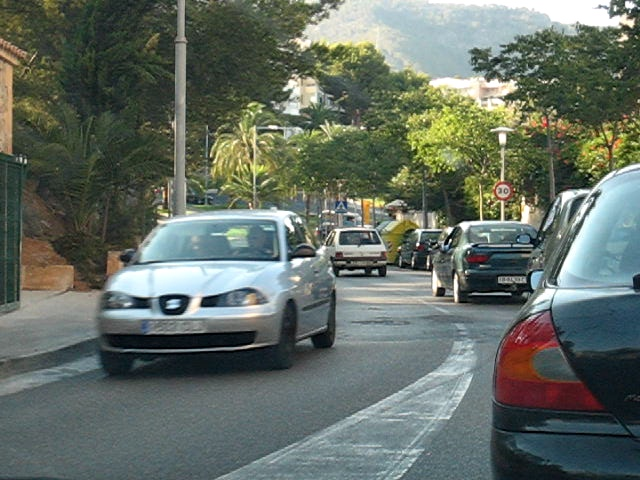
#> input picture Lab3/data/car1.jpg, 640 x 480 px; the run also reads 1 picture not shown here
$ python test_optical_flow.py
#> lines starting #> are read from the running program, lines starting #| are printed output that depends on the picture
import numpy as np
import cv2
import matplotlib.pyplot as plt
from scipy import signal
from scipy.ndimage import maximum_filter
from scipy import signal
import os
import matplotlib
import scipy


def load_images(name_image_t0, name_image_t1, image_dir="./data/"):
    # Load the two images
#> called with name_image_t0 = 'car1.jpg', name_image_t1 = 'car2.jpg', image_dir = './data/'
    I_t0 = cv2.imread(image_dir + name_image_t0, 0)
#> I_t0: shape (480, 640); min 0, max 255, mean 105.6
    I_t1 = cv2.imread(image_dir + name_image_t1, 0)
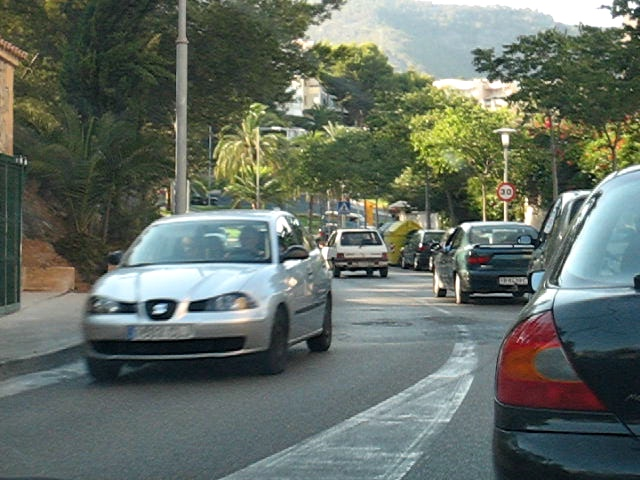
#> input picture Lab3/data/car2.jpg, 640 x 480 px
#> I_t1: shape (480, 640); min 0, max 255, mean 106.1

    # Convert the to np.float32
    I_t0 = I_t0.astype(np.float32)
    I_t1 = I_t1.astype(np.float32)
#> call 2 of load_images, with name_image_t0 = 'plant1.png', name_image_t1 = 'plant2.png', image_dir = './data/'
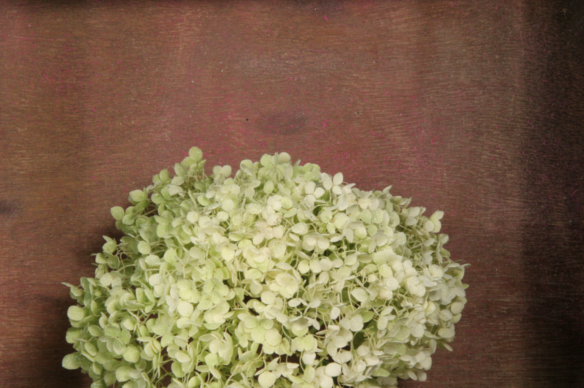
#> input picture Lab3/data/plant1.png, 584 x 388 px
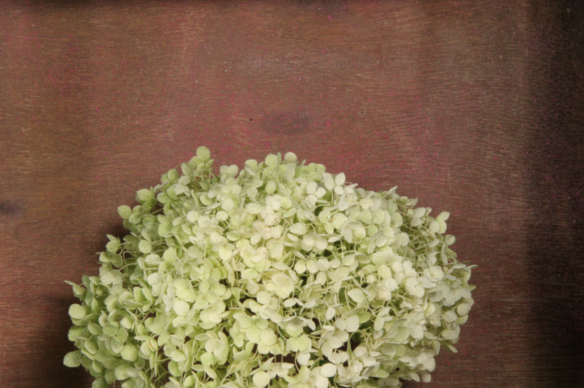
#> input picture Lab3/data/plant2.png, 584 x 388 px
#> call 3 of load_images, with name_image_t0 = 'sphere1.ppm', name_image_t1 = 'sphere2.ppm', image_dir = './data/'
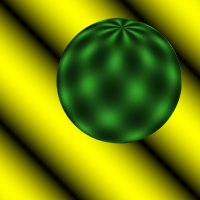
#> input picture Lab3/data/sphere1.ppm, 200 x 200 px
#> in load_images (call 3), `I_t1 = cv2.imread(image_dir + name_image_t1, 0)`:
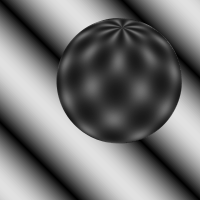
#> I_t1: shape (200, 200); min 0, max 225, mean 114.4
#> in optical_flow_demo, `feature_list = cv2.goodFeaturesToTrack(I_t0, 10000, 0.05, 0.1)`: feature_list = 2199 rows, first 8: [450, 239], [417, 245], [452, 228], [431, 271], [445, 244], [614, 10], [543, 230], [521, 101]

    return I_t0, I_t1


def calculate_derivatives(I_t0, I_t1):
    """
    Obtain x, y and time derivatives of an image.
    """
    # --------------
    #  YOUR CODE HERE
    # --------------
    # Defining the filters
    I_t0 = I_t0 / 255
#> I_t0: shape (480, 640) float32
    I_t1 = I_t1 / 255
#> I_t1: shape (480, 640) float32
    # Convolve to get gradients w.r.to X, Y and T dimensions
    kernel_x = np.array([[-1, 1], [-1, 1]])
    kernel_y = np.array([[-1, -1], [1, 1]])
    kernel_t = np.array([[1, 1], [1, 1]])

    fx = cv2.filter2D(I_t0, -1, kernel_x)  # Gradient over X
    fy = cv2.filter2D(I_t0, -1, kernel_y)  # Gradient over Y
    ft = cv2.filter2D(I_t1, -1, kernel_t) - cv2.filter2D(I_t0, -1, kernel_t)  # Gradient over Time
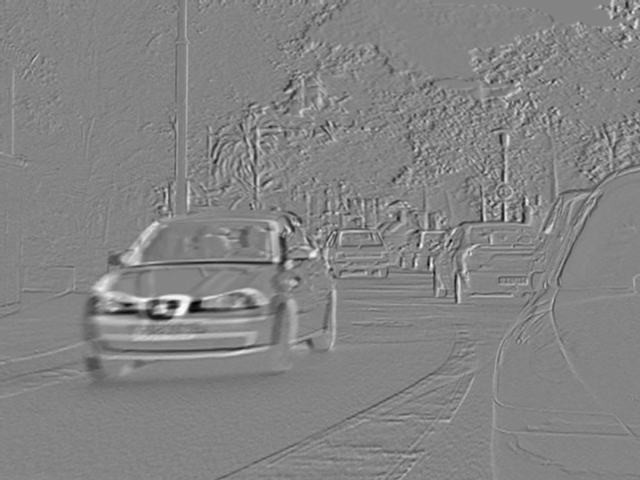
#> ft: shape (480, 640) float32; min -3.78, max 3.54, mean 0.00751; drawn with min black and max white

    return fx, fy, ft


# # Function that separates the image into subregions
# def calculate_subregions(I_t0, I_x, I_y, I_t, region_size):
#     """
#     input: I_t0, I_x, I_y, I_t, region_size
#     I_t0: image at time t0
#     I_x: image x-derivative
#     I_y: image y-derivative
#     I_t: image time derivative
#     region_size: size of the subregions

#     output: sub_I_x, sub_I_y, sub_I_t
#     sub_I_x: subregions of the image x-derivative
#     sub_I_y: subregions of the image y-derivative
#     sub_I_t: subregions of the image time derivative
#     """

#     # --------------
#     # YOUR CODE HERE
#     # --------------
#     height, width = I_t0.shape

#     sub_I_x = []
#     sub_I_y = []
#     sub_I_t = []

#     # Compute subregions based on region-size by looping over patches of the region size
#     for r in range(0, height, region_size):
#         for c in range(0, width, region_size):
#             sub_x, sub_y, sub_t = calculate_subregions_for_corners(I_x, I_y, I_t, r, c, region_size)
#
#             sub_I_x.append(sub_x)
#             sub_I_y.append(sub_y)
#             sub_I_t.append(sub_t)

#     return sub_I_x, sub_I_y, sub_I_t


# # Function that calulates subregions given corners
# def calculate_subregions_for_corners(I_x, I_y, I_t, r, c, region_size):
#     """
#     Input: I_x, I_y, I_t, r, c, region_size
#     I_x, I_y, I_t: image derivatives
#     r, c: corners of the subregions
#     region_size: size of the subregions

#     Output: sub_I_x, sub_I_y, sub_I_t
#     sub_I_x, sub_I_y, sub_I_t: subregions of the image derivatives
#     """
#     # --------------
#     # YOUR CODE HERE
#     # --------------
#     # Compute values for top right and bottem left corners and ensures that it does not exceed the image size
#     end_r = min(r + region_size, I_x.shape[0])
#     end_c = min(c + region_size, I_x.shape[1])

#     # Compute subregions
#     sub_I_x = I_x[r:end_r, c:end_c]
#     sub_I_y = I_y[r:end_r, c:end_c]
#     sub_I_t = I_t[r:end_r, c:end_c]

#     return sub_I_x, sub_I_y, sub_I_t


# Function that computes A, A.T and b for each subregion. Then, estimate
# optical flow (Vx, Vt) as given in Equation 22.
def calculate_flow_vectors(fx, fy, ft, feature_list, region_size, I_t0):
    """
    Calculate the local image flow vector (Vx, Vy) for each subregion by
    solving the linear system defined above.

    Input: I_x, I_y, I_t
    I_x, I_y, I_t: image derivatives

    Output: Vx, Vy
    Vx, Vy: Two lists containing, respectively, Vx, Vy of each subregion
    """
#> called with feature_list = array of shape (2199, 1, 2), region_size = 20
    # --------------
    #  YOUR CODE HERE
    # --------------
    u = np.zeros(I_t0.shape)
    v = np.zeros(I_t0.shape)
    w = int(region_size / 2)
    for feature in feature_list:  # for every corner
        j, i = feature.ravel()  # get cordinates of the corners (i,j). They are stored in the order j, i
        i, j = int(i), int(j)  # i,j are floats initially

        I_x = fx[i - w:i + w + 1, j - w:j + w + 1].flatten()
        I_y = fy[i - w:i + w + 1, j - w:j + w + 1].flatten()
        I_t = ft[i - w:i + w + 1, j - w:j + w + 1].flatten()

        b = np.reshape(I_t, (I_t.shape[0], 1))
        A = np.vstack((I_x, I_y)).T

        U = np.matmul(np.linalg.pinv(A), b)  # Solving for (u,v) i.e., U

        u[i, j] = U[0][0]
        v[i, j] = U[1][0]
#> this loop made 2199 passes
#> (j, i, U) on passes 1 to 3: (450, 239, [-0.869, -0.84]), (417, 245, [-0.661, -0.274]), (452, 228, [-1.08, -0.816])

    return (u, v)


# Function that plots the optical flow vectors
def plot_optical_flow(subregion_indices, V_x, V_y, I_t0):
    """
    Input: subregion_indices, V_x, V_y
    subregion_indices: indices of the subregions
    V_x, V_y: optical flow vectors
    """
    # [12 lines of commented-out code are left out]

    X, Y = np.meshgrid(np.arange(0, I_t0.shape[0]), np.arange(0, I_t0.shape[1]))

    plt.figure(figsize=(10, 10))
    plt.imshow(I_t0, cmap='gray')  # Display the image
    plt.quiver(X, Y, V_x, V_y, angles='xy', scale_units='xy', scale=0.2, color='r')
    plt.title('Optical Flow')
    plt.show()

def optical_flow_demo(I_t0, I_t1, region_size=20):
    feature_list = cv2.goodFeaturesToTrack(I_t0, 10000, 0.05, 0.1)

    # Compute derivatives
    I_x, I_y, I_t = calculate_derivatives(I_t0, I_t1)

    # Calculate subregions
    #     sub_I_x, sub_I_y, sub_I_T = calculate_subregions(I_t0, I_x, I_y, I_t, region_size)

    # Calculate flow vectors
    (V_x, V_y) = calculate_flow_vectors(I_x, I_y, I_t, feature_list, region_size, I_t0)

    #     # Extract the V_x and V_y components from flow_vectors
    #     V_x = [vector[0] for vector in flow_vectors]
    #     V_y = [vector[1] for vector in flow_vectors]

    #     # Compute the centers of the subregions
    #     height, width = I_t0.shape

    #     # Determine centers based on region size
    #     x_centers = [(c + region_size/2) if c + region_size <= I_t0.shape[1] else (c + (I_t0.shape[1]-c)/2) for c in range(0, width, region_size)]
    #     y_centers = [(r + region_size/2) if r + region_size <= I_t0.shape[0] else (r + (I_t0.shape[0]-r)/2) for r in range(0, height, region_size)]

    #     # Create a grid of centers for every subregion
    #     X, Y = np.meshgrid(x_centers, y_centers)

    #     # Flatten the X, Y grid arrays for plotting
    #     x_coords = X.ravel()
    #     y_coords = Y.ravel()

    # Use the plot function to visualize optical flow
    # subregion_indices = []
    # for feature in feature_list:  # for every corner
    #     j, i = feature.ravel()  # get cordinates of the corners (i,j). They are stored in the order j, i
    #     i, j = int(i), int(j)
    #     subregion_indices.append((i, j))
    #
    # Compute the centers of the subregions
    height, width = I_t0.shape
#> height = 480; width = 640

    # Determine centers based on region size
    x_centers = [c for c in
                 range(0, width, region_size)]
#> x_centers = 32 values from 0 to 620
    y_centers = [r for r in
                 range(0, height, region_size)]

    # Create a grid of centers for every subregion
    X, Y = np.meshgrid(x_centers, y_centers)

    # Flatten the X, Y grid arrays for plotting
    x_coords = X.ravel()
    y_coords = Y.ravel()
#> y_coords = 768 values from 0 to 460

    # Use the plot function to visualize optical flow
    plot_optical_flow(list(zip(x_coords, y_coords)), V_x, V_y, I_t0)
#> in plot_optical_flow, `plt.show()`:
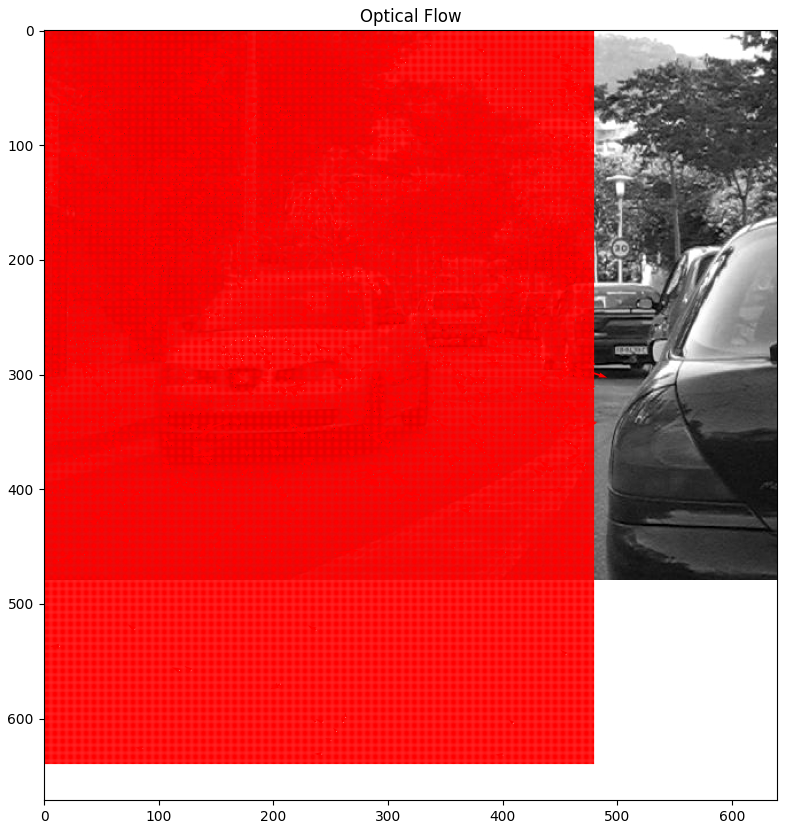
#> figure drawn by matplotlib, 1 panel
    # plot_optical_flow(subregion_indices, V_x, V_y, I_t0)


# --------------
#  YOUR CODE HERE
# --------------
car_t0, car_t1 = load_images('car1.jpg', 'car2.jpg')
plant_t0, plant_t1 = load_images('plant1.png', 'plant2.png')
sphere_t0, sphere_t1 = load_images('sphere1.ppm', 'sphere2.ppm')

optical_flow_demo(car_t0, car_t1)
# optical_flow_demo(plant_t0, plant_t1)
# optical_flow_demo(sphere_t0, sphere_t1)
